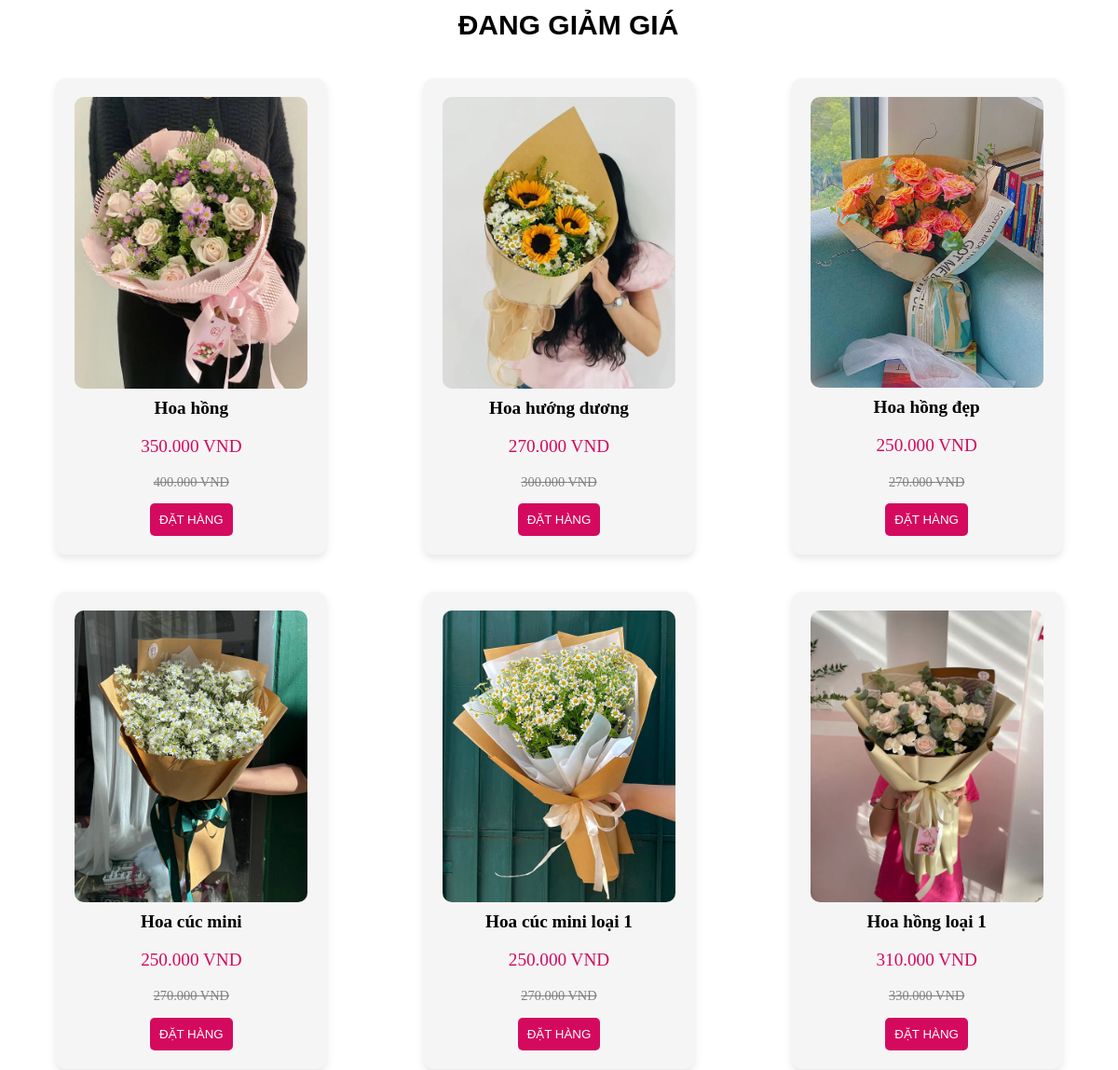
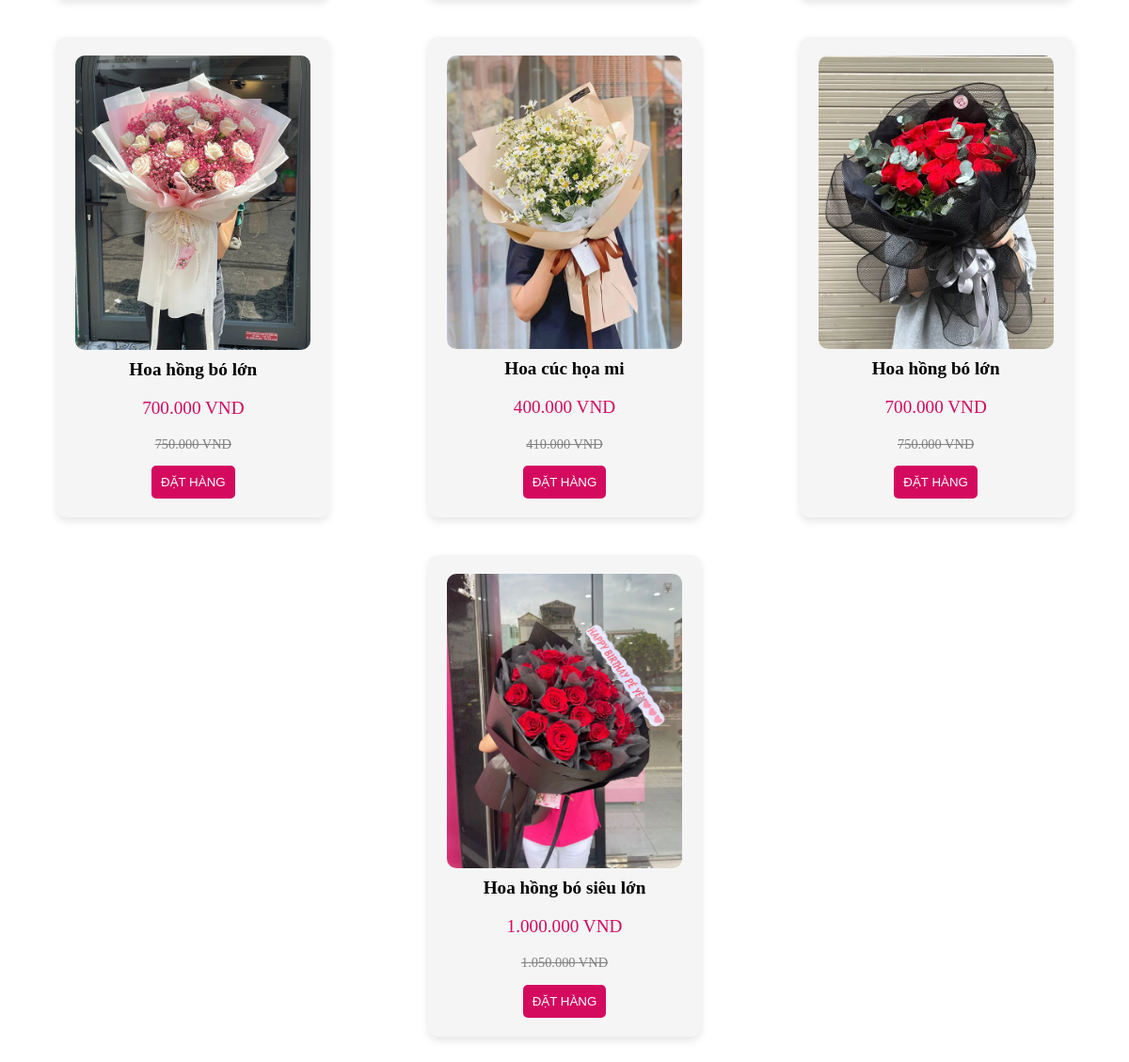
The app's page /home.php with its own data (2 pictures, top to bottom).
### tables this page shows
CREATE TABLE `sanpham` (
  `id` int(11) NOT NULL,
  `hinhanh` varchar(255) DEFAULT NULL,
  `tenhoa` varchar(255) DEFAULT NULL,
  `giagiamgia` int(11) DEFAULT NULL,
  `giagoc` int(11) DEFAULT NULL,
  `mota` varchar(200) DEFAULT NULL
);

### home.php (the view, shortened to what this page needs)
<?php include'xuli/connect.php'; ?>
    <h1>ĐANG GIẢM GIÁ</h1>
    <div class="product-container">
    <?php
    $sql = "SELECT * FROM sanpham";
    $result = $conn->query($sql);
    if ($result->num_rows > 0) {
        while($row = $result->fetch_assoc()) {
            echo '<div class="product-card">';
            echo '<img src="' . $row["hinhanh"] . '" alt="' . $row["tenhoa"] . '">';
            echo '<h3>' . $row["tenhoa"] . '</h3>';
            echo '<p class="price">' . number_format($row["giagiamgia"], 0, ',', '.') . ' VND</p>';
            echo '<p class="old-price">' . number_format($row["giagoc"], 0, ',', '.') . ' VND</p>';
            echo '<a href="infosp.php?id='.$row["id"].'"><button class="buy-button">ĐẶT HÀNG</button></a>';
            echo '</div>';
        }
    } else {
        echo "<p>No products available</p>";
    }
    ?>
    </div>

### home.php (style rules this page uses)
.product-container { display: flex; justify-content: space-around; flex-wrap: wrap; }
.product-card { width: 250px; padding: 20px; margin: 20px; text-align: center; background-color: #f5f5f5; border-radius: 10px; box-shadow: 0 4px 8px rgba(0, 0, 0, 0.1); }
.product-card img { width: 100%; height: auto; border-radius: 10px; }
.product-card h3 { font-size: 1.2em; margin: 10px 0; }
.price { color: #d40a5f; font-size: 1.2em; }
.old-price { text-decoration: line-through; color: gray; font-size: 0.9em; }
.buy-button { background-color: #d40a5f; color: white; padding: 10px; border: none; border-radius: 5px; cursor: pointer; }
h1 { margin-top: 10px; margin-left: 20px; font-size: 30px; font-family: 'Gill Sans', 'Gill Sans MT', Calibri, 'Trebuchet MS', sans-serif; text-align: center; }

### records on screen
sanpham: hinhanh (picture), tenhoa "Hoa hồng", giagiamgia "350.000", giagoc "400.000"
sanpham: hinhanh (picture), tenhoa "Hoa hướng dương", giagiamgia "270.000", giagoc "300.000"
sanpham: hinhanh (picture), tenhoa "Hoa hồng đẹp", giagiamgia "250.000", giagoc "270.000"
sanpham: hinhanh (picture), tenhoa "Hoa cúc mini", giagiamgia "250.000", giagoc "270.000"
sanpham: hinhanh (picture), tenhoa "Hoa cúc mini loại 1", giagiamgia "250.000", giagoc "270.000"
sanpham: hinhanh (picture), tenhoa "Hoa hồng loại 1", giagiamgia "310.000", giagoc "330.000"
sanpham: hinhanh (picture), tenhoa "Hoa hồng bó lớn", giagiamgia "700.000", giagoc "750.000"
sanpham: hinhanh (picture), tenhoa "Hoa cúc họa mi", giagiamgia "400.000", giagoc "410.000"
sanpham: hinhanh (picture), tenhoa "Hoa hồng bó lớn", giagiamgia "700.000", giagoc "750.000"
sanpham: hinhanh (picture), tenhoa "Hoa hồng bó siêu lớn", giagiamgia "1.000.000", giagoc "1.050.000"
